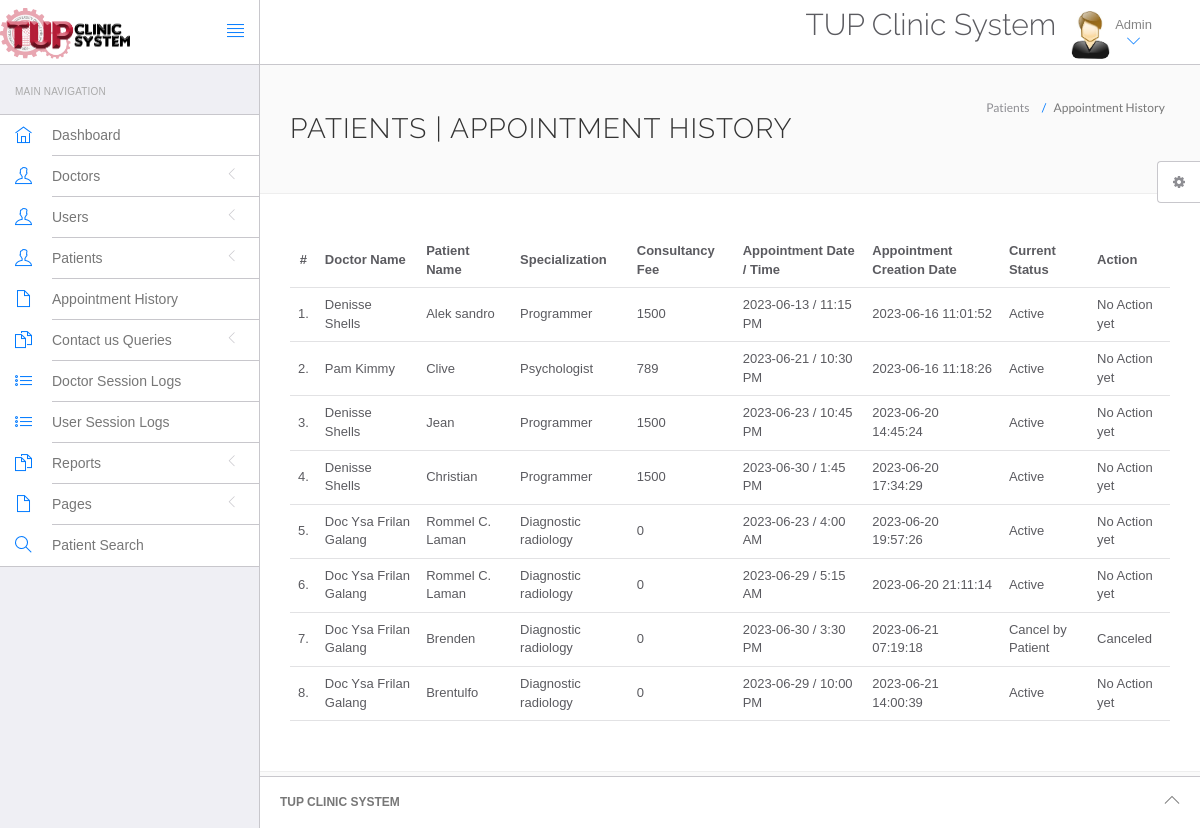
The page /hms/admin/appointment-history.php (signed in) on the database its author committed.
### tables this page shows
CREATE TABLE `appointment` (
  `id` int(11) NOT NULL,
  `doctorSpecialization` varchar(255) DEFAULT NULL,
  `doctorId` int(11) DEFAULT NULL,
  `userId` int(11) DEFAULT NULL,
  `consultancyFees` int(11) DEFAULT NULL,
  `appointmentDate` varchar(255) DEFAULT NULL,
  `appointmentTime` varchar(255) DEFAULT NULL,
  `postingDate` timestamp NULL DEFAULT current_timestamp(),
  `userStatus` int(11) DEFAULT NULL,
  `doctorStatus` int(11) DEFAULT NULL,
  `updationDate` timestamp NULL DEFAULT NULL ON UPDATE current_timestamp()
);

CREATE TABLE `doctors` (
  `id` int(11) NOT NULL,
  `specilization` varchar(255) DEFAULT NULL,
  `doctorName` varchar(255) DEFAULT NULL,
  `address` longtext DEFAULT NULL,
  `docFees` varchar(255) DEFAULT NULL,
  `contactno` bigint(11) DEFAULT NULL,
  `docEmail` varchar(255) DEFAULT NULL,
  `password` varchar(255) DEFAULT NULL,
  `creationDate` timestamp NULL DEFAULT current_timestamp(),
  `updationDate` timestamp NULL DEFAULT NULL ON UPDATE current_timestamp()
);

CREATE TABLE `users` (
  `id` int(11) NOT NULL,
  `fullName` varchar(255) DEFAULT NULL,
  `address` longtext DEFAULT NULL,
  `city` varchar(255) DEFAULT NULL,
  `gender` varchar(255) DEFAULT NULL,
  `email` varchar(255) DEFAULT NULL,
  `password` varchar(255) DEFAULT NULL,
  `regDate` timestamp NULL DEFAULT current_timestamp(),
  `updationDate` timestamp NULL DEFAULT NULL ON UPDATE current_timestamp()
);

### hms/admin/appointment-history.php (the view, shortened to what this page needs)
<?php
include('include/config.php');
if(strlen($_SESSION['id']==0)) {
 header('location:logout.php');
  } else{
?>
<!DOCTYPE html>
<html lang="en">
	<head>
		<link rel="stylesheet" href="vendor/bootstrap/css/bootstrap.min.css">
		<link rel="stylesheet" href="vendor/fontawesome/css/font-awesome.min.css">
		<link rel="stylesheet" href="vendor/themify-icons/themify-icons.min.css">
		<link href="vendor/animate.css/animate.min.css" rel="stylesheet" media="screen">
		<link href="vendor/perfect-scrollbar/perfect-scrollbar.min.css" rel="stylesheet" media="screen">
		<link href="vendor/switchery/switchery.min.css" rel="stylesheet" media="screen">
		<link href="vendor/bootstrap-touchspin/jquery.bootstrap-touchspin.min.css" rel="stylesheet" media="screen">
		<link href="vendor/select2/select2.min.css" rel="stylesheet" media="screen">
		<link href="vendor/bootstrap-datepicker/bootstrap-datepicker3.standalone.min.css" rel="stylesheet" media="screen">
		<link href="vendor/bootstrap-timepicker/bootstrap-timepicker.min.css" rel="stylesheet" media="screen">
		<link rel="stylesheet" href="assets/css/styles.css">
		<link rel="stylesheet" href="assets/css/plugins.css">
		<link rel="stylesheet" href="assets/css/themes/theme-1.css" id="skin_color" />
	</head>
	<body>
		<div id="app">
<?php include('include/sidebar.php');?>
			<div class="app-content">
					<?php include('include/header.php');?>
				<div class="main-content" >
					<div class="wrap-content container" id="container">
						<section id="page-title">
							<div class="row">
								<div class="col-sm-8">
									<h1 class="mainTitle">Patients  | Appointment History</h1>
																	</div>
								<ol class="breadcrumb">
									<li>
										<span>Patients </span>
									</li>
									<li class="active">
										<span>Appointment History</span>
									</li>
								</ol>
							</div>
						</section>
						<div class="container-fluid container-fullw bg-white">
									<div class="row">
								<div class="col-md-12">
									<table class="table table-hover" id="sample-table-1">
										<thead>
											<tr>
												<th class="center">#</th>
												<th class="hidden-xs">Doctor Name</th>
												<th>Patient Name</th>
												<th>Specialization</th>
												<th>Consultancy Fee</th>
												<th>Appointment Date / Time </th>
												<th>Appointment Creation Date  </th>
												<th>Current Status</th>
												<th>Action</th>
											</tr>
										</thead>
										<tbody>
<?php
$sql=mysqli_query($con,"select doctors.doctorName as docname,users.fullName as pname,appointment.*  from appointment join doctors on doctors.id=appointment.doctorId join users on users.id=appointment.userId ");
$cnt=1;
while($row=mysqli_fetch_array($sql))
{
?>
											<tr>
												<td class="center"><?php echo $cnt;?>.</td>
												<td class="hidden-xs"><?php echo $row['docname'];?></td>
												<td class="hidden-xs"><?php echo $row['pname'];?></td>
												<td><?php echo $row['doctorSpecialization'];?></td>
												<td><?php echo $row['consultancyFees'];?></td>
												<td><?php echo $row['appointmentDate'];?> / <?php echo
												 $row['appointmentTime'];?>
												</td>
												<td><?php echo $row['postingDate'];?></td>
												<td>
<?php if(($row['userStatus']==1) && ($row['doctorStatus']==1))
{
	echo "Active";
}
if(($row['userStatus']==0) && ($row['doctorStatus']==1))
{
	echo "Cancel by Patient";
}
												?></td>
												<td >
												<div class="visible-md visible-lg hidden-sm hidden-xs">
							<?php if(($row['userStatus']==1) && ($row['doctorStatus']==1))
{
echo "No Action yet";
	 } else {
		echo "Canceled";
		} ?>
												</div>
												</td>
											</tr>
											<?php
$cnt=$cnt+1;
											 }?>
										</tbody>
									</table>
								</div>
							</div>
								</div>
					</div>
				</div>
			</div>
	<?php include('include/footer.php');?>
	<?php include('include/setting.php');?>
		</div>
	</body>
</html>
<?php } ?>

### hms/admin/assets/css/themes/theme-1.css (style rules this page uses)
body { background: #FAFAFA; }

### rows shown on the page
appointment: doctorId.doctorName "Denisse Shells", userId.fullName "Alek sandro", doctorSpecialization "Programmer", consultancyFees "1500", appointmentDate "2023-06-13", appointmentTime "11:15 PM", postingDate "2023-06-16 11:01:52", userStatus "Active"
appointment: doctorId.doctorName "Pam Kimmy", userId.fullName "Clive", doctorSpecialization "Psychologist", consultancyFees "789", appointmentDate "2023-06-21", appointmentTime "10:30 PM", postingDate "2023-06-16 11:18:26", userStatus "Active"
appointment: doctorId.doctorName "Denisse Shells", userId.fullName "Jean", doctorSpecialization "Programmer", consultancyFees "1500", appointmentDate "2023-06-23", appointmentTime "10:45 PM", postingDate "2023-06-20 14:45:24", userStatus "Active"
appointment: doctorId.doctorName "Denisse Shells", userId.fullName "Christian", doctorSpecialization "Programmer", consultancyFees "1500", appointmentDate "2023-06-30", appointmentTime "1:45 PM", postingDate "2023-06-20 17:34:29", userStatus "Active"
appointment: doctorId.doctorName "Doc Ysa Frilan Galang", userId.fullName "Rommel C. Laman", doctorSpecialization "Diagnostic radiology", consultancyFees "0", appointmentDate "2023-06-23", appointmentTime "4:00 AM", postingDate "2023-06-20 19:57:26", userStatus "Active"
appointment: doctorId.doctorName "Doc Ysa Frilan Galang", userId.fullName "Rommel C. Laman", doctorSpecialization "Diagnostic radiology", consultancyFees "0", appointmentDate "2023-06-29", appointmentTime "5:15 AM", postingDate "2023-06-20 21:11:14", userStatus "Active"
appointment: doctorId.doctorName "Doc Ysa Frilan Galang", userId.fullName "Brenden", doctorSpecialization "Diagnostic radiology", consultancyFees "0", appointmentDate "2023-06-30", appointmentTime "3:30 PM", postingDate "2023-06-21 07:19:18", userStatus "Cancel by Patient"
appointment: doctorId.doctorName "Doc Ysa Frilan Galang", userId.fullName "Brentulfo", doctorSpecialization "Diagnostic radiology", consultancyFees "0", appointmentDate "2023-06-29", appointmentTime "10:00 PM", postingDate "2023-06-21 14:00:39", userStatus "Active"
